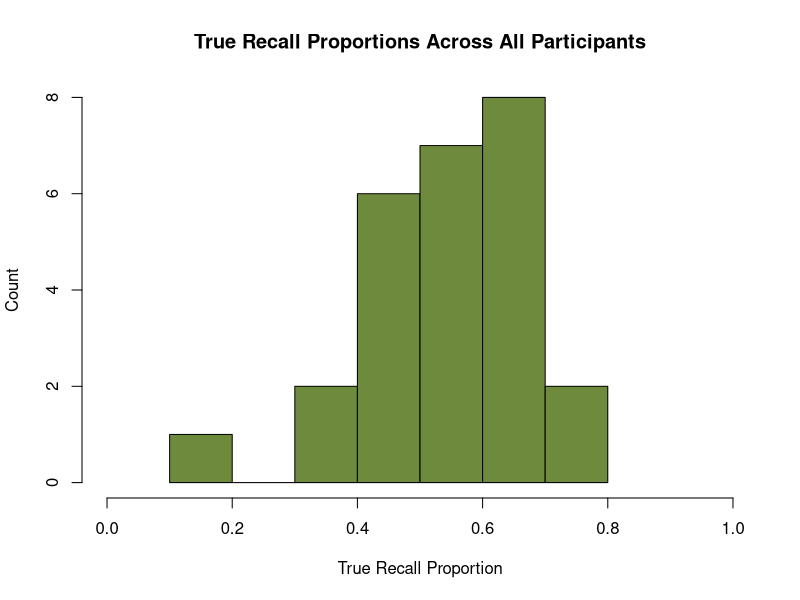
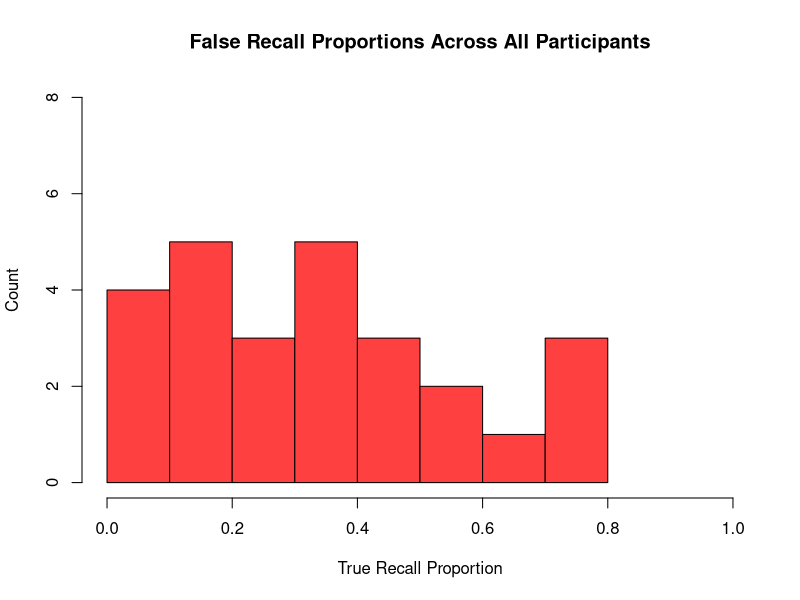

These charts were generated, in order, by the following R code:
## ---- chunk 1
knitr::opts_chunk$set(echo = TRUE, message = FALSE)
# Can set your local path to control exactly where this saves. Otherwise, will save in directory with the Rmd file
# knitr::opts_knit$set(root.dir = "/home/expdes/outputs/")  

library(tidyverse)  #hub of many packages
set.seed(1)  #reproducible results
theme_set(theme_minimal())  #nice-looking plots

## ---- chunk 2
participant_level_data <- read.csv(file.path("data", "participant_level_data.csv"))
## ---- chunk 3
# Sources
#   1) https://www.datamentor.io/r-programming/histogram

# Get the recall proportions
true_recall_data <- participant_level_data$true_recall_proportion
false_recall_data <- participant_level_data$false_recall_proportion


# HISTOGRAMS
# ================================

# True Recall Proportion
# -------------------
hist(true_recall_data,
     main = "True Recall Proportions Across All Participants", 
     xlab = "True Recall Proportion", 
     ylab = "Count",
     xlim = c(0,1),
     ylim = c(0,8),
     col  = "darkolivegreen4",
     )
# -------------------

# False Recall Proportion
# -------------------
hist(false_recall_data,
     main = "False Recall Proportions Across All Participants", 
     xlab = "True Recall Proportion", 
     ylab = "Count",
     xlim = c(0,1),
     ylim = c(0,8),
     col  = "brown1",
     ) 
## ---- chunk 4
# Sources
#   1) https://www.rdocumentation.org/packages/stats/versions/3.6.2/topics/t.test

# Handmade function
ttest <- function(samp1, samp2) {
  
  # Get n for each sample
  n_1 <- length(samp1)
  n_2 <- length(samp2)
  
  # Get mean of each sample
  mean_1 <- mean(samp1)
  mean_2 <- mean(samp2)
  
  # Get standard deviation of each sample
  std_1 <- sd(samp1)
  std_2 <- sd(samp2)
  
  # Compute Pooled Standard Deviation
  pooled_std_numerator   <- ((n_1 - 1) * (std_1 ** 2)) + ((n_2 - 1) * (std_2 ** 2)) 
  pooled_std_denominator <- n_1 + n_2 - 2
  pooled_std <- sqrt(pooled_std_numerator / pooled_std_denominator)
  
  # Compute the t-statistic
  t_stat_numerator   <- mean_1 - mean_2 
  t_stat_denominator <- pooled_std * sqrt((1 / n_1) + (1 / n_2))
  t_statistic <- t_stat_numerator / t_stat_denominator
  
  return(t_statistic)
}

# Example of how to use this with built in R function
# t_statistic <- t.test(samp1, samp2, var.equal = TRUE)
## ---- chunk 5

## ---- chunk 6

## ---- chunk 7

#Calculations with built-in R functions should go here

## ---- chunk 8

# ttest_paired <- function(samp1, samp2) {
#
# }

## ---- chunk 9

## ---- chunk 10

## ---- chunk 11

#Calculations with built-in R functions should go here

## ---- chunk 12

## ---- chunk 13
# cohend <- function(samp1, samp2) {
#
# }
## ---- chunk 14
#Calculate Cohen's d using your function here

## ---- chunk 15

## ---- chunk 16

## ---- chunk 17

## ---- chunk 18
  
## ---- chunk 19

## ---- chunk 20
# Cis  = ...

## ---- chunk 21
#Take your bootstrap sample and calculate your sample mean here

## ---- chunk 22

## ---- chunk 23
#Plot your histograms here


## ---- chunk 24

## ---- chunk 25

